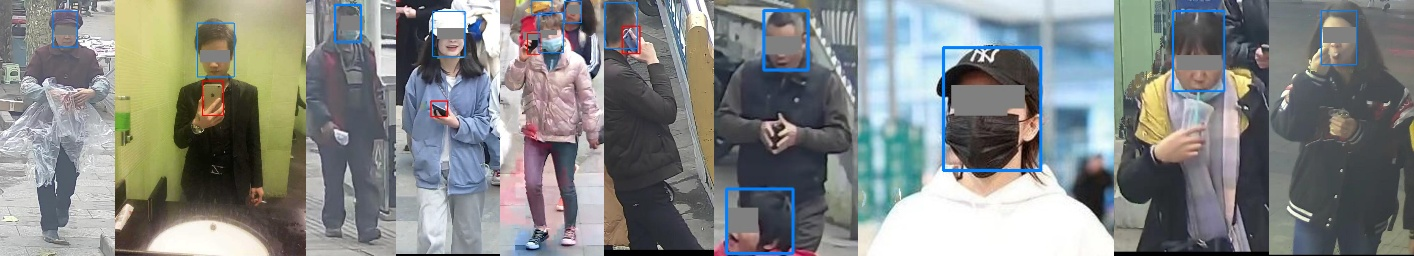
#> input picture test.jpg, 1414 x 256 px; its folder holds only this picture in this run
$ python -i enhance.py   (imports and definitions only)
#> lines starting #> are read from the running program, lines starting #| are printed output that depends on the picture
#> further down, picture is the input picture: shape (256, 1414, 3); mean B, G, R 131.9, 133.2, 130.2
"""Image enhancement for dark webcam frames (syllabus Unit II: histogram equalization and filtering).

Pure functions on 8-bit BGR images (OpenCV's order), reused by the experiment (ml/lowlight_experiment.py) and the app.
Methods: "none" | "global_he" | "clahe" | "clahe_smooth".
"""
from __future__ import annotations

import cv2
import numpy as np

METHODS = ("none", "global_he", "clahe", "clahe_smooth")
DEFAULT_PARAMS = {"clip_limit": 3.0, "tile_grid": (8, 8), "smooth_ksize": 3}


def to_gray_mean(img: np.ndarray) -> float:
    """Mean brightness of the grayscale version of the image, 0 (black) to 255 (white)."""
    return float(cv2.cvtColor(img, cv2.COLOR_BGR2GRAY).mean())


def global_he(img: np.ndarray) -> np.ndarray:
    """Histogram equalization on the luminance channel only, so colours are not shifted."""
    y, cr, cb = cv2.split(cv2.cvtColor(img, cv2.COLOR_BGR2YCrCb))
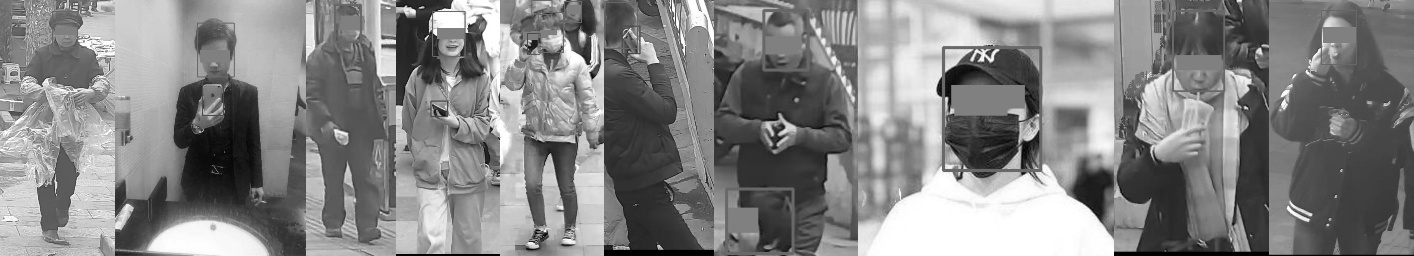
#> y: shape (256, 1414); min 0, max 255, mean 132.1
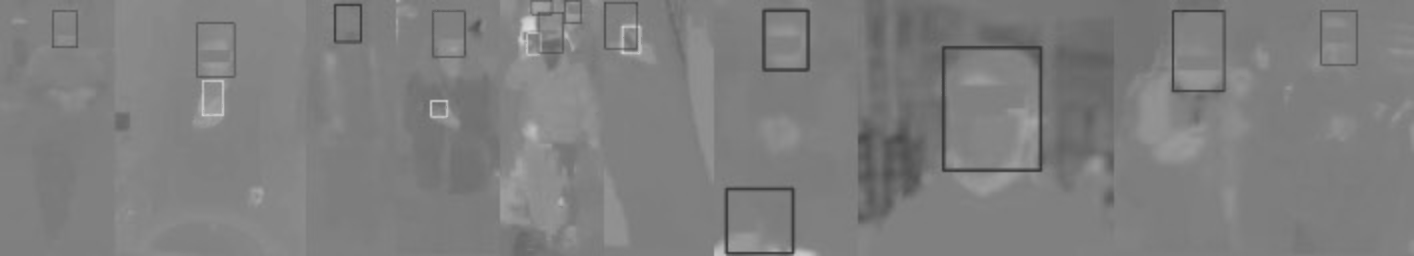
#> cr: shape (256, 1414); min 57, max 219, mean 126.6
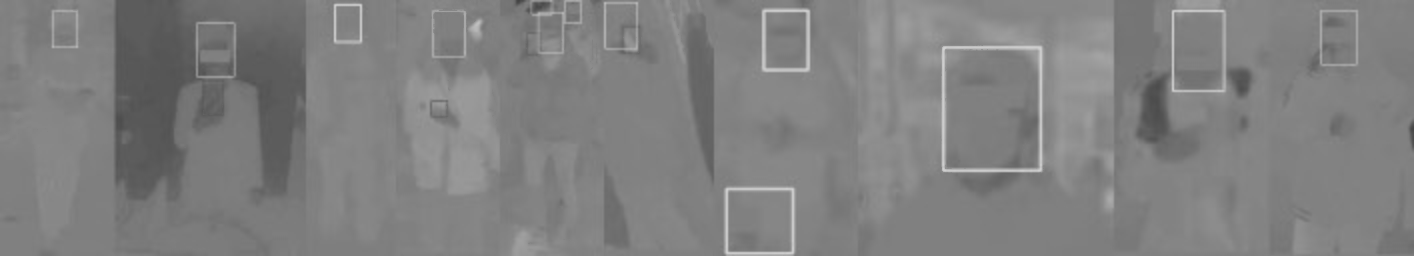
#> cb: shape (256, 1414); min 67, max 210, mean 127.9
    return cv2.cvtColor(cv2.merge([cv2.equalizeHist(y), cr, cb]), cv2.COLOR_YCrCb2BGR)
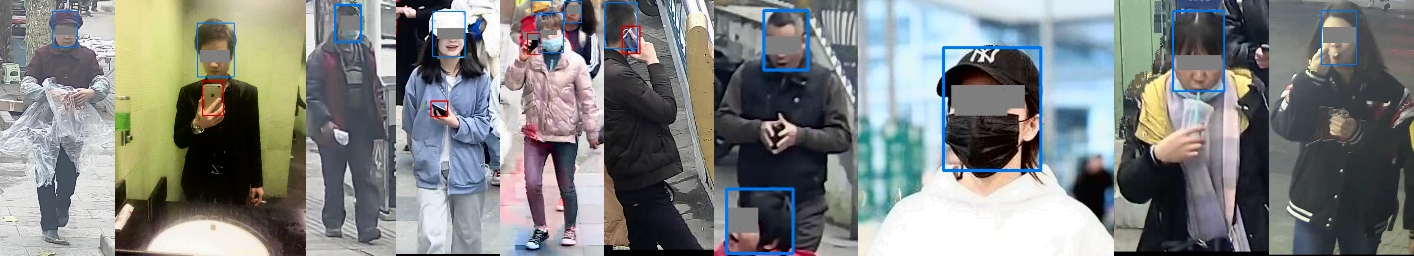
#> returned value: shape (256, 1414, 3); mean B, G, R 127.8, 128.9, 126


def clahe(img: np.ndarray, clip_limit: float = 3.0, tile_grid: tuple[int, int] = (8, 8)) -> np.ndarray:
    """Contrast-limited adaptive histogram equalization on the L channel of LAB."""
    l, a, b = cv2.split(cv2.cvtColor(img, cv2.COLOR_BGR2LAB))
    equalizer = cv2.createCLAHE(clipLimit=float(clip_limit), tileGridSize=(int(tile_grid[0]), int(tile_grid[1])))
    return cv2.cvtColor(cv2.merge([equalizer.apply(l), a, b]), cv2.COLOR_LAB2BGR)


def smooth(img: np.ndarray, ksize: int = 3) -> np.ndarray:
    """Gaussian blur against noise (sigma is derived from the kernel size). ksize must be odd."""
    return cv2.GaussianBlur(img, (int(ksize), int(ksize)), 0)


def enhance(img: np.ndarray, method: str, params: dict | None = None) -> np.ndarray:
    """Apply one of METHODS. Missing params fall back to DEFAULT_PARAMS. "none" returns the input itself."""
    if method not in METHODS:
        raise ValueError(f"unknown enhancement method {method!r}, expected one of {METHODS}")
    p = {**DEFAULT_PARAMS, **(params or {})}
    if method == "none":
        return img
    if method == "global_he":
        return global_he(img)
    out = clahe(img, p["clip_limit"], p["tile_grid"])
    return smooth(out, p["smooth_ksize"]) if method == "clahe_smooth" else out

>>> import cv2
>>> picture = cv2.imread('test.jpg')
>>> result = global_he(picture)

$ run again, on 01_focused.jpg
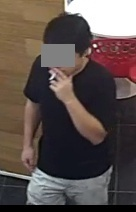
#> input picture 01_focused.jpg, 136 x 212 px
#> picture is the input picture: shape (212, 136, 3); mean B, G, R 75.8, 79.5, 91.8
#> in global_he, `y, cr, cb = cv2.split(cv2.cvtColor(img, cv2.COLOR_BGR2YCrCb))`:
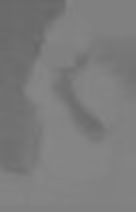
#> cb: shape (212, 136); min 103, max 135, mean 124
#> in global_he, `return cv2.cvtColor(cv2.merge([cv2.equalizeHist(y), cr, cb]), cv2.COLO..`:
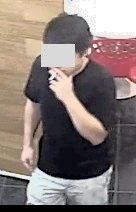
#> returned value: shape (212, 136, 3); mean B, G, R 118.5, 122.3, 134.6
